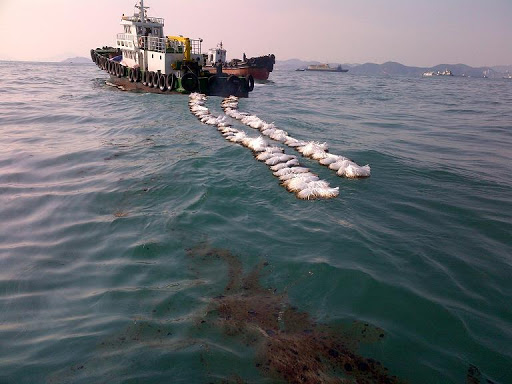
#> input picture src/image/unnamed.jpg, 512 x 384 px
$ python gaborFilter.py
#> lines starting #> are read from the running program, lines starting #| are printed output that depends on the picture; after the words box and inside, x2 and y2 are one past the last pixel; in counts of white or black regions, pixels touching at a corner belong together
import matplotlib.pyplot as plt
import numpy as np
import cv2
from scipy import ndimage as ndi

from skimage import data
from skimage.util import img_as_float
from skimage.filters import gabor_kernel


def compute_feats(image, kernels):
    feats = np.zeros((len(kernels), 2), dtype=np.double)
    for k, kernel in enumerate(kernels):
        filtered = ndi.convolve(image, kernel, mode='wrap')
        feats[k, 0] = filtered.mean()
        feats[k, 1] = filtered.var()
    return feats


def match(feats, ref_feats):
    min_error = np.inf
    min_i = None
    for i in range(ref_feats.shape[0]):
        error = np.sum((feats - ref_feats[i, :])**2)
        if error < min_error:
            min_error = error
            min_i = i
    return min_i


oil_locations = [(230, 290), (257, 303), (273, 336), (311, 336)]
ocean_locations = [(344, 234), (397, 118), (43, 305), (427, 302)]

rgb_img = cv2.imread("./image/unnamed.jpg")
#> rgb_img is the input picture: shape (384, 512, 3); mean B, G, R 113.1, 108.4, 105
gray_img = cv2.cvtColor(rgb_img, cv2.COLOR_BGR2GRAY)
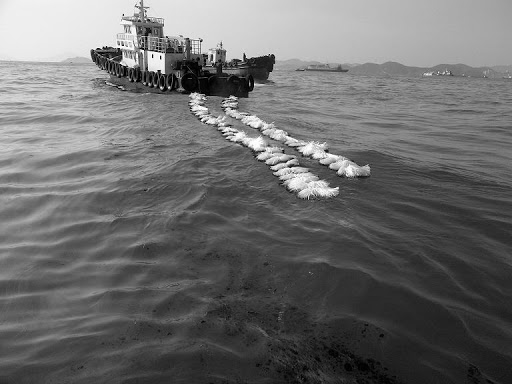
#> gray_img: shape (384, 512); min 0, max 255, mean 107.9
rgb_img = cv2.cvtColor(rgb_img, cv2.COLOR_BGR2RGB)

ocean_crops = []
oil_crops = []
rgb_crops = []
crop_offset = 30

for loc in oil_locations:
    crop = gray_img[loc[1]:loc[1] + crop_offset, loc[0]:loc[0] + crop_offset]
    oil_crops.append(crop)
    cv2.rectangle(rgb_img, (loc[0], loc[1]), (loc[0] + crop_offset,loc[1] + crop_offset), color = (0, 0, 255), thickness = 3)
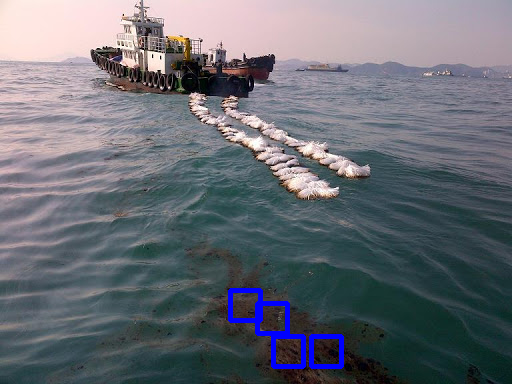
#> rgb_img: shape (384, 512, 3); mean R, G, B 104.4, 107.9, 115.6
#> after the loop, oil_crops = 4 items

for loc in ocean_locations:
    crop = gray_img[loc[1]:loc[1] + crop_offset, loc[0]:loc[0] + crop_offset]
    ocean_crops.append(crop)
    cv2.rectangle(rgb_img, (loc[0], loc[1]), (loc[0] + crop_offset,loc[1] + crop_offset), color = (255, 0, 0), thickness = 3)
#> this loop made 4 passes
#> pass 1, `crop = gray_img[loc[1]:loc[1] + crop_offset, loc[0]:loc[0] + crop_offs..`:
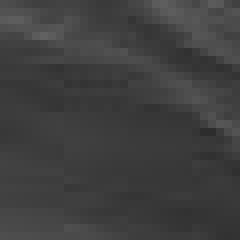
#> crop: shape (30, 30) (shown 8 times larger); min 45, max 97, mean 63.3
#> after the loop:
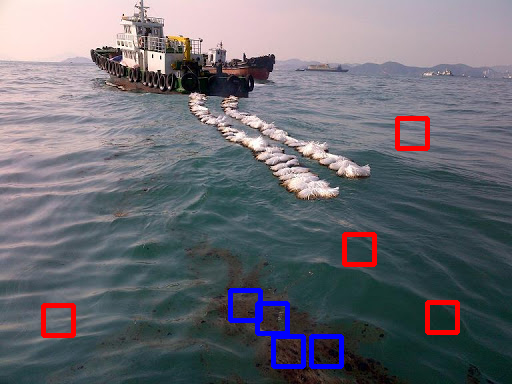
#> rgb_img: shape (384, 512, 3); 1.2% of pixels changed, all inside (x1, y1, x2, y2) = (41, 116, 460, 338)
#> after the loop, ocean_crops = 4 items

# prepare filter bank kernels
kernels = []
for theta in range(4):
    theta = theta / 4. * np.pi
    for sigma in (1, 3):
        for frequency in (0.05, 0.25):
            kernel = np.real(gabor_kernel(frequency, theta=theta,
                                          sigma_x=sigma, sigma_y=sigma))
            kernels.append(kernel)


shrink = (slice(0, None, 3), slice(0, None, 3))

images = ocean_crops[:]
#> images = 4 items
image_names = ['ocean1', 'ocean2', 'ocean3', 'ocean4']

for image in images:
	image = img_as_float(image)[shrink]

# prepare reference features
ref_feats = np.zeros((len(images), len(kernels), 2), dtype=np.double)

for image, ref_feat in zip(images, ref_feats):
	ref_feats = compute_feats(image, kernels)


def power(image, kernel):
    # Normalize images for better comparison.
    image = (image - image.mean()) / image.std()
    return np.sqrt(ndi.convolve(image, np.real(kernel), mode='wrap')**2 +
                   ndi.convolve(image, np.imag(kernel), mode='wrap')**2)

# Plot a selection of the filter bank kernels and their responses.
results = []
kernel_params = []
for theta in (2, 3):
    theta = theta / 4. * np.pi
    for frequency in (0.1, 0.4):
        kernel = gabor_kernel(frequency, theta=theta)
        params = 'theta=%d,\nfrequency=%.2f' % (theta * 180 / np.pi, frequency)
        kernel_params.append(params)
        # Save kernel and the power image for each image
        results.append((kernel, [power(img, kernel) for img in images]))
#> this loop made 2 passes
#> theta on pass 2: 2.36
#> pass 1, in power (call 3), `image = (image - image.mean()) / image.std()`:
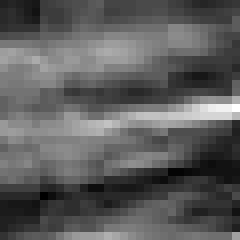
#> image: shape (30, 30) float64 (shown 8 times larger); min -2.15, max 3.75, mean -3.32e-16; drawn with min black and max white
#> pass 1, in power (call 4), `image = (image - image.mean()) / image.std()`:
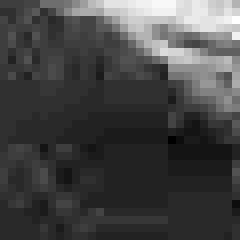
#> image: shape (30, 30) float64 (shown 8 times larger); min -1.28, max 3.44, mean -3.16e-17; drawn with min black and max white
#> after the loop, kernel_params = 4 items; results = 4 items

fig, axes = plt.subplots(nrows=5, ncols=5, figsize=(5, 7))
plt.gray()

fig.suptitle('Image responses for Gabor filter kernels', fontsize=12)

axes[0][0].axis('off')

# Plot original images
for label, img, ax in zip(image_names, images, axes[0][1:]):
    ax.imshow(img)
    ax.set_title(label, fontsize=9)
    ax.axis('off')
#> this loop made 4 passes
#> label on passes 1 to 4: 'ocean1', 'ocean2', 'ocean3', 'ocean4'

for label, (kernel, powers), ax_row in zip(kernel_params, results, axes[1:]):
    # Plot Gabor kernel
    ax = ax_row[0]
    ax.imshow(np.real(kernel))
    ax.set_ylabel(label, fontsize=7)
    ax.set_xticks([])
    ax.set_yticks([])

    # Plot Gabor responses with the contrast normalized for each filter
    vmin = np.min(powers)
    vmax = np.max(powers)
    for patch, ax in zip(powers, ax_row[1:]):
        ax.imshow(patch, vmin=vmin, vmax=vmax)
        ax.axis('off')
#> this loop made 4 passes
#> (vmin, vmax) on passes 1 to 4: (0.006, 0.438), (0.000284, 0.646), (0.00149, 0.292), (0.000295, 0.338)

plt.show()
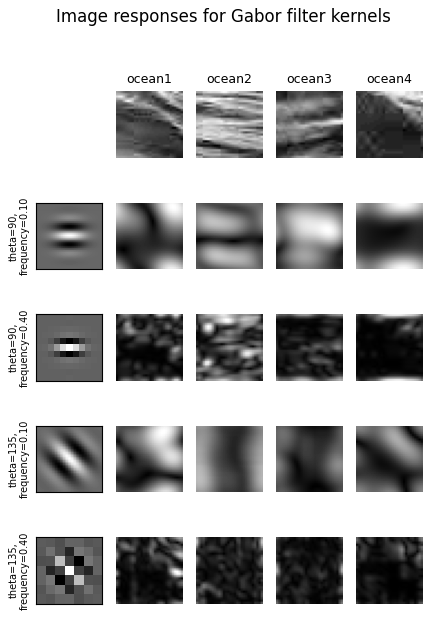
#> figure drawn by matplotlib, 24 panels

$ run again, with src/image/1507939_1397430_2226.jpg copied over src/image/unnamed.jpg
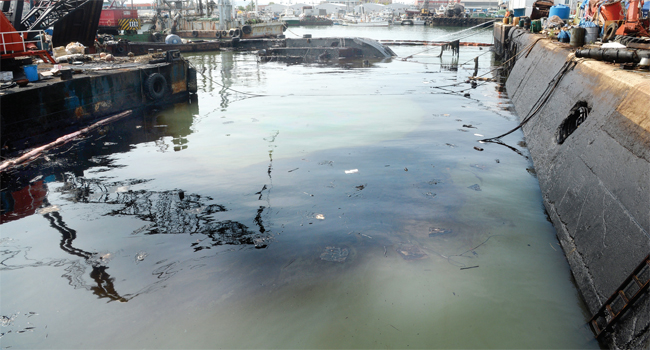
#> input picture src/image/1507939_1397430_2226.jpg, 650 x 350 px
#> rgb_img is the input picture: shape (350, 650, 3); mean B, G, R 134, 132.4, 125.6
#> after the loop `for loc in oil_locations:`: oil_crops = 4 items
#> after the loop `for loc in ocean_locations:`:
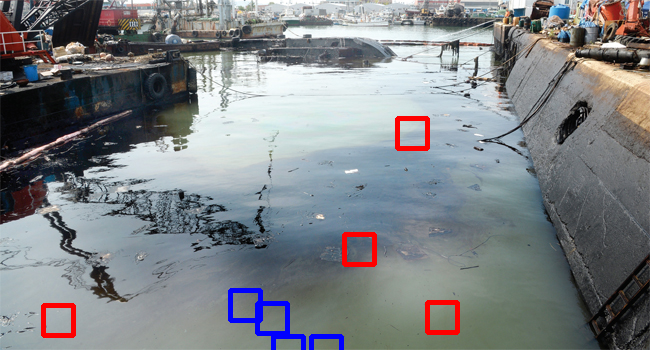
#> rgb_img: shape (350, 650, 3); mean R, G, B 126, 129.9, 133.4
#> the loop `for image in images:` made 4 passes
#> the loop `for image, ref_feat in zip(images, ref_feats):` made 4 passes
#> the loop `for theta in (2, 3):` made 2 passes
#> theta on pass 2: 2.36
#> pass 1, in power (call 4), `image = (image - image.mean()) / image.std()`:
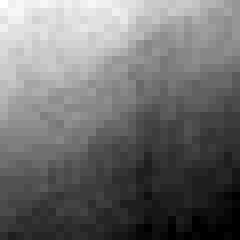
#> image: shape (30, 30) float64 (shown 8 times larger); min -1.69, max 2.19, mean 4.42e-16; drawn with min black and max white
#> the loop `for label, img, ax in zip(image_names, images, axes[0][1:]):` made 4 passes
#> label on passes 1 to 4: 'ocean1', 'ocean2', 'ocean3', 'ocean4'
#> the loop `for label, (kernel, powers), ax_row in zip(kernel_params, results, axe..` made 4 passes
#> (vmin, vmax) on passes 1 to 4: (0.000786, 0.396), (0.000207, 0.902), (0.000149, 0.119), (0.000347, 0.493)

$ run again, with src/image/201076528_1280.jpg copied over src/image/unnamed.jpg
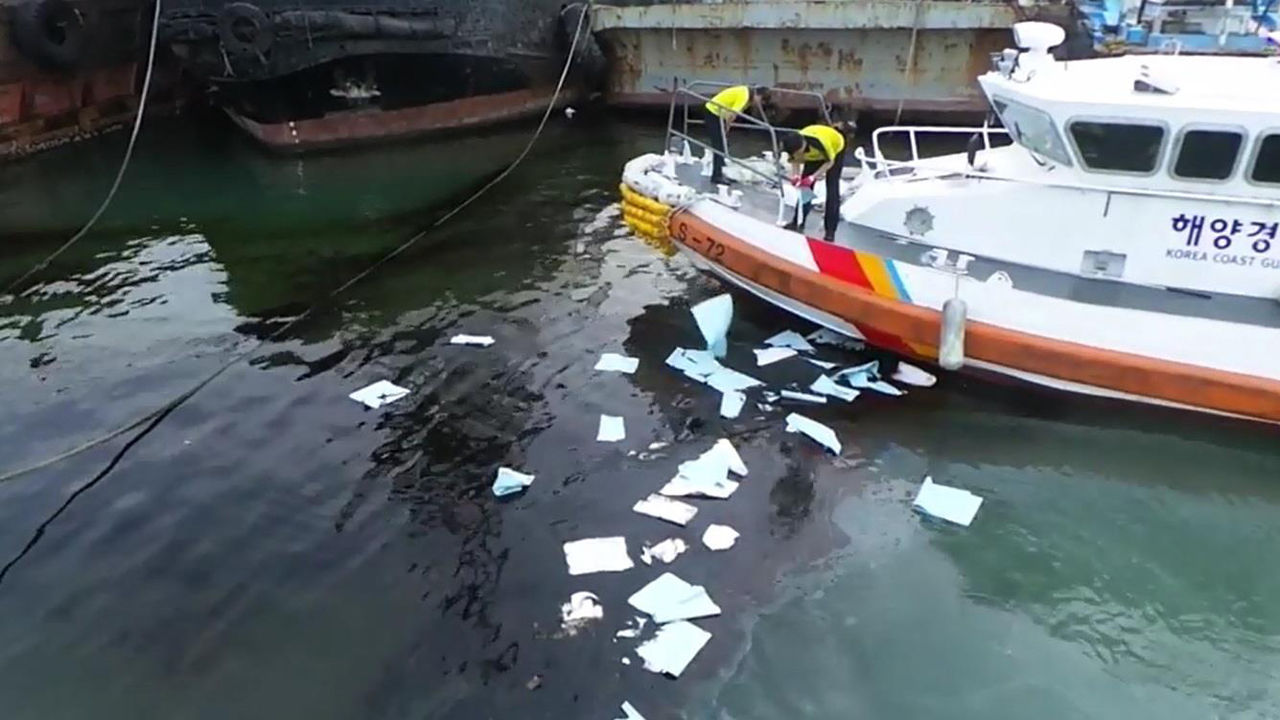
#> input picture src/image/201076528_1280.jpg, 1280 x 720 px
#> rgb_img is the input picture: shape (720, 1280, 3); mean B, G, R 106.2, 102.7, 95.1
#> after the loop `for loc in oil_locations:`: oil_crops = 4 items
#> after the loop `for loc in ocean_locations:`:
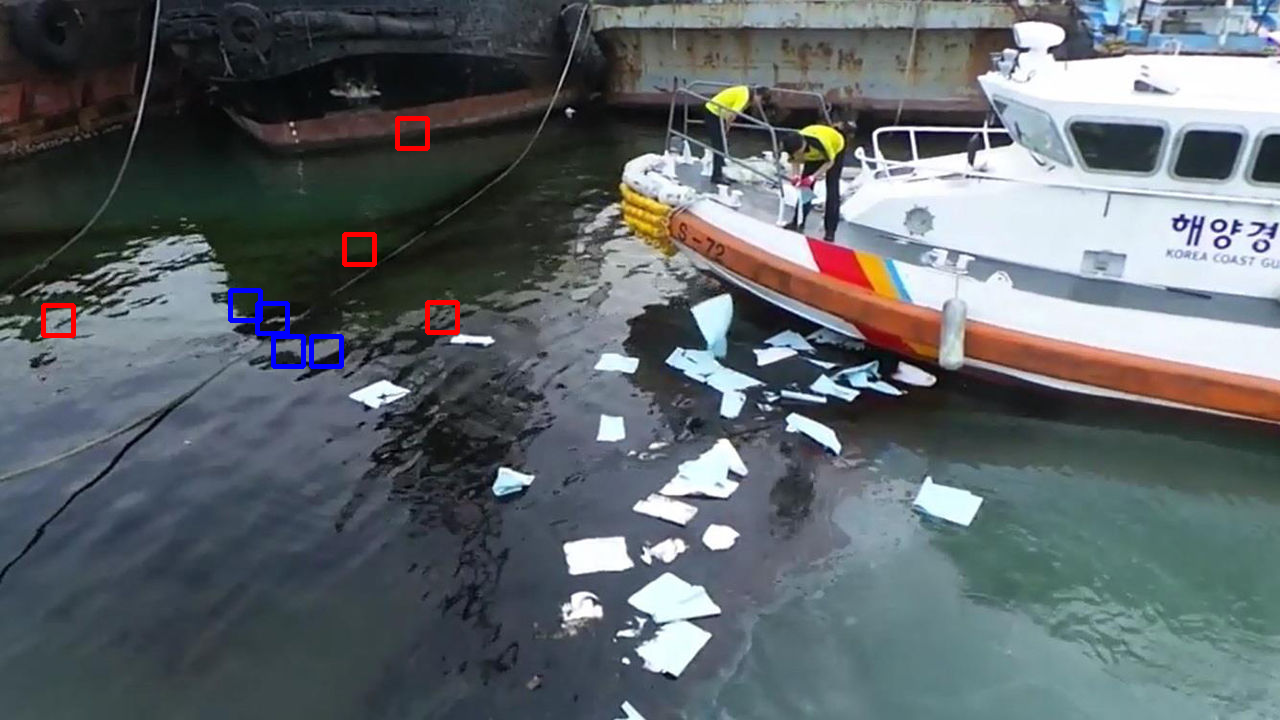
#> rgb_img: shape (720, 1280, 3); mean R, G, B 95.5, 102.4, 106.5
#> the loop `for image in images:` made 4 passes
#> the loop `for image, ref_feat in zip(images, ref_feats):` made 4 passes
#> the loop `for theta in (2, 3):` made 2 passes
#> theta on pass 2: 2.36
#> pass 1, in power (call 4), `image = (image - image.mean()) / image.std()`:
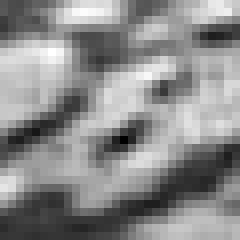
#> image: shape (30, 30) float64 (shown 8 times larger); min -2.52, max 2.08, mean 1.58e-16; drawn with min black and max white
#> the loop `for label, img, ax in zip(image_names, images, axes[0][1:]):` made 4 passes
#> label on passes 1 to 4: 'ocean1', 'ocean2', 'ocean3', 'ocean4'
#> the loop `for label, (kernel, powers), ax_row in zip(kernel_params, results, axe..` made 4 passes
#> (vmin, vmax) on passes 1 to 4: (0.00177, 0.533), (0.000175, 0.404), (0.000899, 0.17), (0.000185, 0.134)
